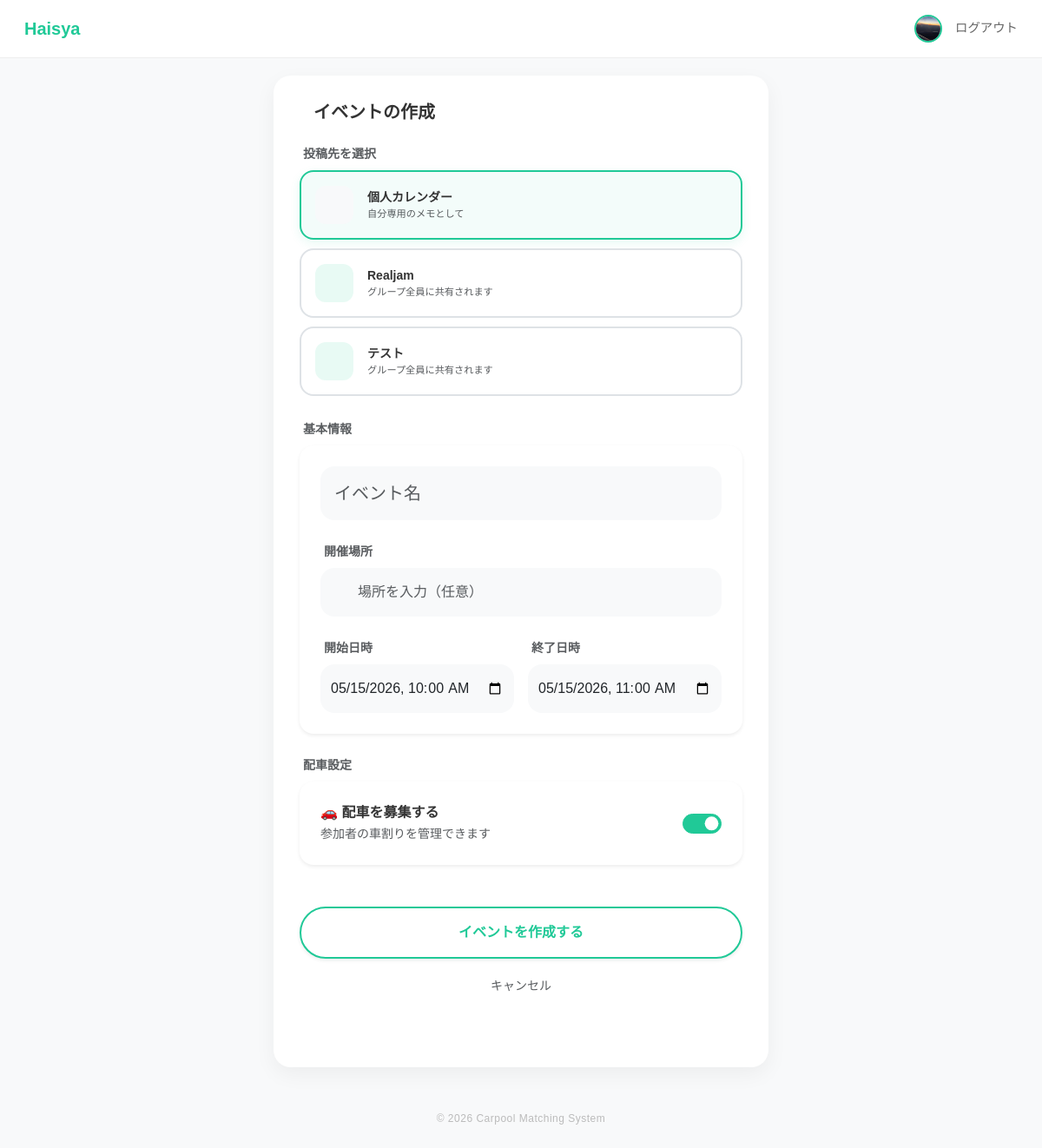
/events/create (signed in), run on the app's committed database.
### app/models/user.py (models this page shows, shortened)
class User(db.Model, UserMixin):
    __tablename__ = "users"
    id = db.Column(db.Integer, primary_key=True)
    username = db.Column(db.String(50), unique=True, nullable=False)
    password = db.Column(db.String(200), nullable=False)
    display_name = db.Column(db.String(50))
    icon = db.Column(db.String(200), default="default.png")
    genre = db.Column(db.String(50))  # 所属ジャンル
    age = db.Column(db.Integer)
    line_url = db.Column(db.String(200), nullable=True)
    insta_url = db.Column(db.String(200), nullable=True)

### app/models/group.py (models this page shows, shortened)
class Group(db.Model):
    __tablename__ = 'groups'
    id = db.Column(db.Integer, primary_key=True)
    name = db.Column(db.String(100), nullable=False)
    invite_code = db.Column(db.String(10), unique=True, nullable=False, index=True)
    created_at = db.Column(db.DateTime, default=datetime.utcnow)
    color = db.Column(db.String(7), default='#20c997')  # ← これがあるか？
    events = db.relationship('Event', backref='group', lazy=True, cascade="all, delete-orphan")

### app/events/routes.py (the view, shortened to what this page needs)
@events_bp.route('/create', methods=['GET', 'POST'])
@login_required
def create_event():
    if request.method == 'GET':
        admin_memberships = GroupMember.query.filter_by(
            user_id=current_user.id,
            role='admin'
        ).all()
        admin_groups = [gm.group for gm in admin_memberships]
        date_str = request.args.get('date')
        if not date_str:
            date_str = datetime.now().strftime('%Y-%m-%d')
        default_start = f"{date_str}T10:00"
        default_end = f"{date_str}T11:00"
        return render_template('create_event.html', admin_groups=admin_groups, default_start=default_start, default_end=default_end)

### app/models/user.py (called while the page is built)
@login_manager.user_loader
def load_user(user_id):
    return User.query.get(int(user_id))

### app/templates/create_event.html (shortened to what this page needs)
{% extends "layout.html" %}
{% block content %}
<div class="d-flex align-items-center mb-4">
    <h5 class="fw-bold mb-0">イベントの作成</h5>
</div>
<form action="/events/create" method="POST">
    <div class="mb-4">
        <label class="form-label small fw-bold text-muted px-1">投稿先を選択</label>
        <div class="d-flex flex-column gap-2">
            <div class="form-check custom-radio-card p-0">
                <label class="form-check-label w-100 p-3 rounded-4 border bg-white d-flex align-items-center justify-content-between" for="group_none">
                    <div class="d-flex align-items-center">
                        <div class="icon-circle bg-light me-3">
                        </div>
                        <div>
                            <div class="fw-bold small">個人カレンダー</div>
                            <div class="text-muted" style="font-size: 0.7rem;">自分専用のメモとして</div>
                        </div>
                    </div>
                </label>
            </div>
            {% if admin_groups %}
                {% for group in admin_groups %}
                <div class="form-check custom-radio-card p-0">
                    <label class="form-check-label w-100 p-3 rounded-4 border bg-white d-flex align-items-center justify-content-between" for="group_{{ group.id }}">
                        <div class="d-flex align-items-center">
                            <div class="icon-circle bg-walica-light me-3">
                            </div>
                            <div>
                                <div class="fw-bold small">{{ group.name }}</div>
                                <div class="text-muted" style="font-size: 0.7rem;">グループ全員に共有されます</div>
                            </div>
                        </div>
                    </label>
                </div>
                {% endfor %}
            {% endif %}
        </div>
    </div>
    <div class="mb-4">
        <label class="form-label small fw-bold text-muted px-1">基本情報</label>
        <div class="main-card border-0 shadow-sm p-4 bg-white rounded-4">
            <div class="mb-4">
                <input type="text" name="title" class="form-control form-control-lg border-0 bg-light py-3 rounded-4 px-3"
                       placeholder="イベント名" style="font-weight: 500;" required>
            </div>
            <div class="mb-4">
                <label class="small fw-bold text-muted mb-2 ms-1">開催場所</label>
                <div class="input-group bg-light rounded-4 px-2">
                    <span class="input-group-text bg-transparent border-0 text-muted"></span>
                    <input type="text" name="location" class="form-control bg-transparent border-0 py-3" placeholder="場所を入力（任意）">
                </div>
            </div>
            <div class="row g-3">
                <div class="col-6">
                    <label class="small fw-bold text-muted mb-2 ms-1">開始日時</label>
                    <input type="datetime-local" name="start_time"
                           class="form-control rounded-4 border-0 bg-light py-3"
                           value="{{ default_start }}" required>
                </div>
                <div class="col-6">
                    <label class="small fw-bold text-muted mb-2 ms-1">終了日時</label>
                    <input type="datetime-local" name="end_time"
                           class="form-control rounded-4 border-0 bg-light py-3"
                           value="{{ default_end }}">
                </div>
            </div>
        </div>
    </div>
    <div class="mb-5">
        <label class="form-label small fw-bold text-muted px-1">配車設定</label>
        <div class="main-card border-0 shadow-sm p-4 bg-white rounded-4">
            <div class="d-flex align-items-center justify-content-between">
                <div>
                    <p class="mb-0 fw-bold">🚗 配車を募集する</p>
                    <small class="text-muted">参加者の車割りを管理できます</small>
                </div>
                <div class="form-check form-switch">
                    <input class="form-check-input" type="checkbox" name="needs_car" id="needs_car" checked style="width: 2.8em; height: 1.4em; cursor: pointer;">
                </div>
            </div>
        </div>
    </div>
    <div class="d-grid gap-3 mb-5">
        <button type="submit" class="btn btn-walica py-3 fw-bold rounded-pill shadow-sm">
            イベントを作成する
        </button>
        <a href="{{ url_for('index') }}" class="btn btn-link btn-sm text-muted text-decoration-none">
            キャンセル
        </a>
    </div>
</form>
{% endblock %}

### app/templates/layout.html (shortened to what this page needs)
<!DOCTYPE html>
<html lang="ja">
<head>
    <link href="https://cdn.jsdelivr.net/npm/bootstrap@5.3.3/dist/css/bootstrap.min.css" rel="stylesheet">
    <link rel="stylesheet" href="{{ url_for('static', filename='main.css') }}">
</head>
<body>
<nav class="navbar navbar-walica sticky-top">
    <div class="container-fluid d-flex align-items-center">
        <a class="navbar-brand" href="/">Haisya</a>
        <div class="ms-auto d-flex align-items-center">
            {% if current_user.is_authenticated %}
                <a href="{{ url_for('profile.edit') }}" class="text-decoration-none ms-3">
                    {% set has_icon = current_user.icon and current_user.icon != 'default.png' %}
                    {% if has_icon %}
                    <img src="{{ url_for('static', filename=current_user.icon) }}"
                        alt="プロフィール"
                        class="rounded-circle"
                        style="width: 32px; height: 32px; object-fit: cover;
                                border: 2px solid var(--walica-green);">
                    {% endif %}
                </a>
                <a href="/logout" class="nav-link-custom">ログアウト</a>
            {% else %}
                <a href="/login" class="nav-link-custom">ログイン</a>
                <a href="/register" class="btn btn-walica-reverce ms-3 py-1 px-3" style="font-size:0.85rem;">新規登録</a>
            {% endif %}
        </div>
    </div>
</nav>
<div class="main-container">
    <div class="main-card">
        {% block content %}{% endblock %}
    </div>
    <footer>
        &copy; 2026 Carpool Matching System
    </footer>
</div>
</body>
</html>

### app/static/main.css (style rules this page uses)
:root { --main-color: #eeeeee; --bg-color: white; }

### app/templates/layout.html (style rules this page uses)
:root { --walica-green: #20c997; --bg-color: #f8f9fa; --text-dark: #333333; }
body { background-color: var(--bg-color); font-family: 'Noto Sans JP', sans-serif; color: var(--text-dark); }
.navbar-walica { background-color: white; border-bottom: 1px solid #eee; padding: 0.8rem 1rem; }
.navbar-brand { font-weight: 700; color: var(--walica-green) !important; font-size: 1.25rem; }
.main-container { max-width: 600px; margin: 20px auto; padding: 0 15px; }
.main-card { background: white; border-radius: 20px; padding: 30px; box-shadow: 0 8px 24px rgba(0, 0, 0, 0.05); border: none; }
.btn-walica { background-color: white; color: var(--walica-green); border: 2px solid var(--walica-green); border-radius: 12px; font-weight: 600; padding-left: 1rem; padding-right: 1rem; display: inline-flex; align-items: center; justify-content: center; }
.nav-link-custom { color: #666; text-decoration: none; font-size: 0.9rem; margin-left: 15px; }
footer { color: #bbb; margin: 50px 0 30px; text-align: center; font-size: 12px; letter-spacing: 0.5px; }

### app/templates/create_event.html (style rules this page uses)
.custom-radio-card label { cursor: pointer; transition: all 0.2s ease; border-width: 2px !important; }
.custom-radio-card .form-check-input:checked + label { border-color: var(--walica-green) !important; background-color: rgba(32, 201, 151, 0.05) !important; box-shadow: 0 4px 12px rgba(32, 201, 151, 0.1); }
.icon-circle { width: 44px; height: 44px; border-radius: 12px; display: flex; align-items: center; justify-content: center; font-size: 1.2rem; }
.bg-walica-light { background-color: rgba(32, 201, 151, 0.1); }
.form-check-input:checked { background-color: var(--walica-green); border-color: var(--walica-green); }

### data on the page
User: icon (picture)
Group: name "Realjam"
Group: name "テスト"
